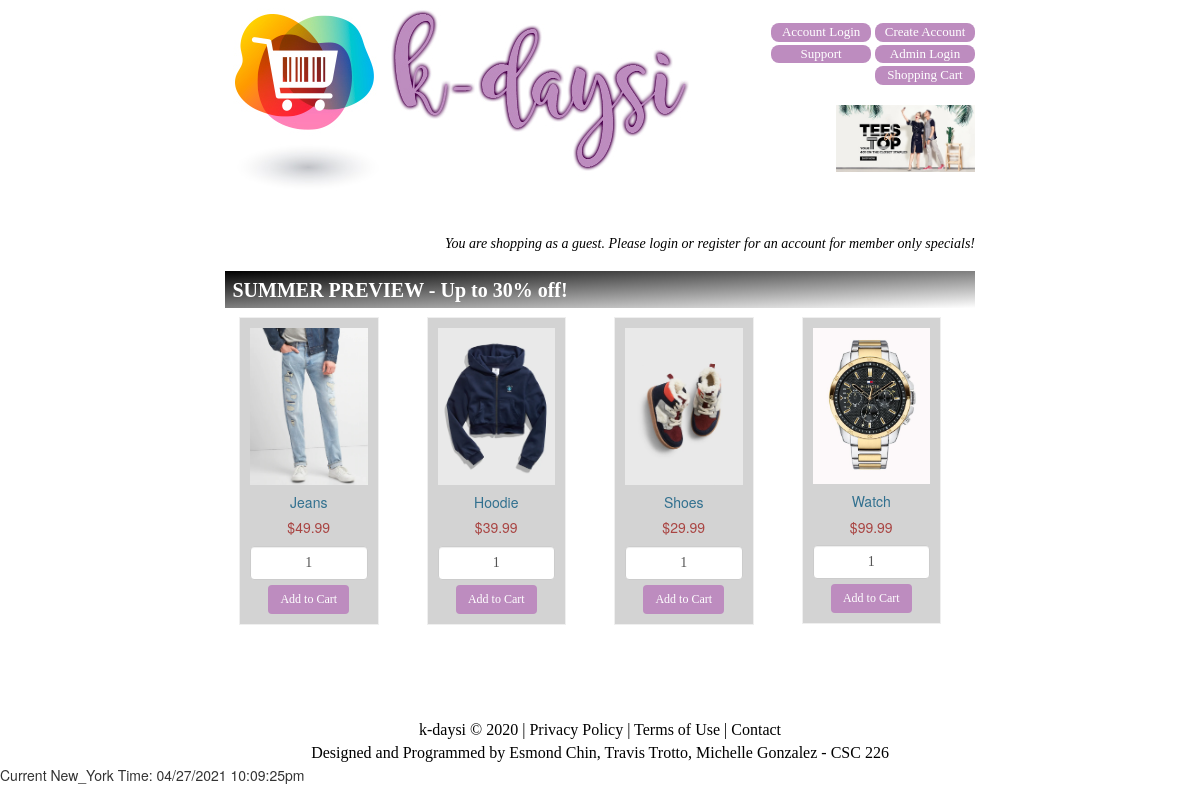
The page / on the database its author committed.
### tables this page shows
CREATE TABLE `product` (
  `id` int(11) NOT NULL,
  `pname` varchar(255) DEFAULT NULL,
  `image` varchar(255) DEFAULT NULL,
  `price` double DEFAULT NULL
);

### index.php (the view, shortened to what this page needs)
<?php
    $database_name = "Product_details";
    $connect = mysqli_connect("localhost","root","",$database_name);
?>
<!doctype html>
<html>
<head>
    <link href="https://maxcdn.bootstrapcdn.com/bootstrap/3.3.7/css/bootstrap.min.css" rel="stylesheet">
</head>
<body>
    <div class="container" style="width: 65%">
        <table width=100%><tr><td align="left" valign="middle">
        <a href="index.php"><img src="logo.jpg"></a>
        </td>
            <td align="right" valign="top">
            <div class="accounts"><br>
                <a href="login.php">
                    <button>Account Login</button></a>
                <a href="registration.php">
                    <button height="50">
                        Create Account
                    </button></a>
                <a href="helptickets.html">
                    <button>
                        Support
                    </button></a>
                <a href="adminlogin.php">
                    <button>
                        Admin Login
                    </button></a>
                <a href="Cart3.php">
                    <button>
                    Shopping Cart
                    </button></a><br><br>
                <img src="banner.jpg" height="50%" width="50%">
            </div>
        </td></tr></table>
        <h2><?php
        if(isset($_SESSION['username']) != ''){
        echo "<i>You are logged in as " . $_SESSION['username'] . "</i>" . "<br><a href='logout.php'>Logout</a>";
        }
        else
        {
            echo "<i>You are shopping as a guest. Please login or register for an account for member only specials!</i>";
        }
        ?></h2>
        <h1>SUMMER PREVIEW - Up to 30% off!</h1>
        <?php
            $query = "SELECT * FROM product ORDER BY id ASC ";
            $result = mysqli_query($connect,$query);
            if(mysqli_num_rows($result) > 0) {
                while ($row = mysqli_fetch_array($result)) {
                    ?>
                    <div class="col-md-3">
                        <form method="post" action="index.php?action=add&id=<?php echo $row["id"]; ?>">
                            <div class="product">
                                <img src="<?php echo $row["image"]; ?>" class="img-responsive">
                                <h5 class="text-info"><?php echo $row["pname"]; ?></h5>
                                <h5 class="text-danger"><?php echo "$" . $row["price"]; ?></h5>
                                <input type="text" width="100" name="quantity" class="form-control" value="1">
                                <input type="submit" name="add" style="margin-top: 5px; background: #bd8cbf; border: 0px; font-family: calibri; font-size: 12px" class="btn btn-success"
                                       value="Add to Cart">
                            </div>
                        </form>
                    </div>
                    <?php
                }
            }
        ?>
    </div>
<font style="font-family: calibri; font-size: 16px; color: black;"><center><br><br><br><br>k-daysi © 2020 | Privacy Policy | Terms of Use | Contact<br>Designed and Programmed by Esmond Chin, Travis Trotto, Michelle Gonzalez - CSC 226</font></center>
<?php
echo "Current New_York Time: ".date('m/d/Y h:i:sa');
?>
</body>
</html>

### index.php (style rules this page uses)
.product { border: 1px solid #efefef; margin: -1px 19px 3px -1px; padding: 10px; text-align: center; background-color: lightgray; }
table, th, tr { text-align: center; }
input { font-family: calibri; text-align: center; }
button { background-color: #bd8cbf; border: 0px solid #ffffff; border-radius: 8px; webkit-appearance: none; font-size: 13px; font-family: 'calibri'; color: white; width: 100px; padding: 0px 0px; text-align: center; text-decoration: none; display: inline-block; transition-duration: 0.4s; }
h1 { text-align: left; font-size: 20px; font-family: calibri; font-weight: bold; color: white; background-image: linear-gradient(to bottom right, black, white); padding: 1%; }
h2 { text-align: right; color: black; font-family: calibri; font-size: 14px; background-color: white; padding: 0%; }

### rows shown on the page
product: image (picture), pname "Jeans", price "49.99"
product: image (picture), pname "Hoodie", price "39.99"
product: image (picture), pname "Shoes", price "29.99"
product: image (picture), pname "Watch", price "99.99"
